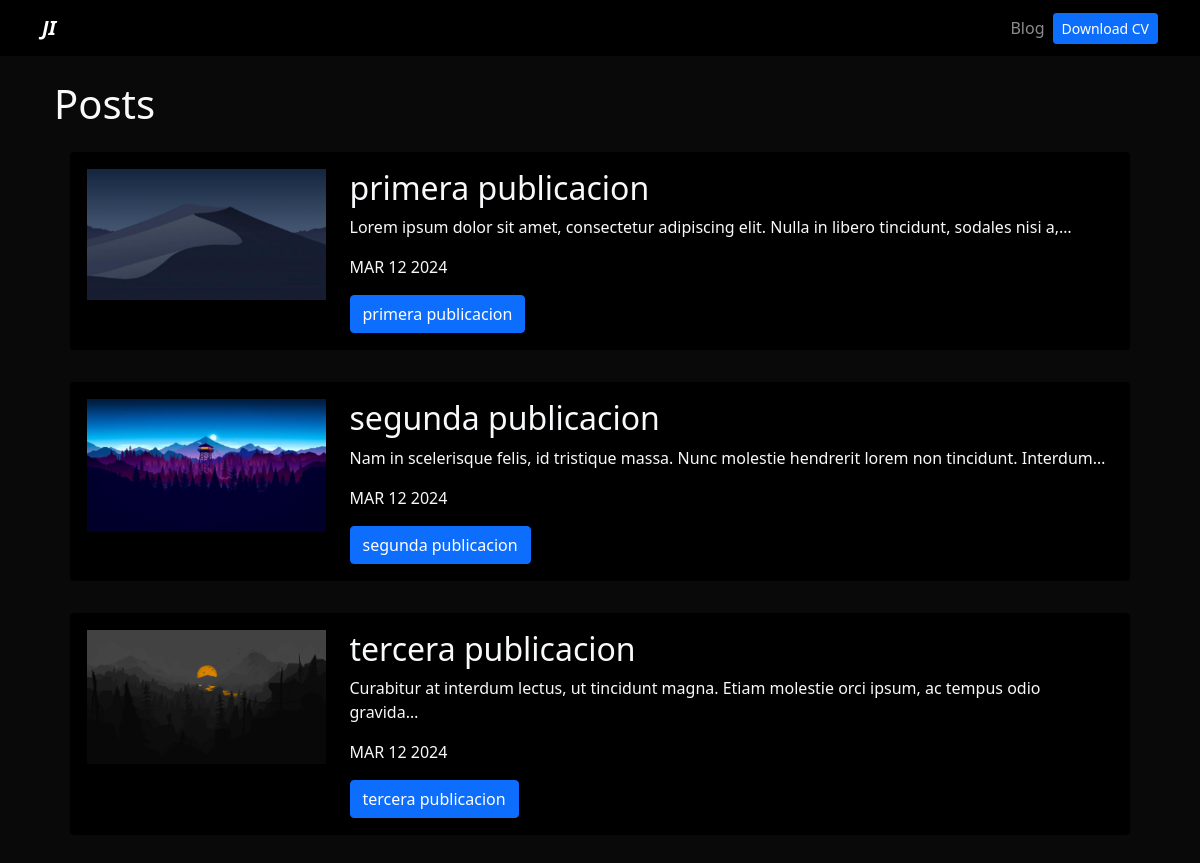
Screenshot of /blog/ with the database file from the repository.
### blog/models.py (models this page shows, shortened)
class Post(models.Model):
    title = models.CharField(max_length=100)
    description = models.TextField()
    image = models.ImageField(upload_to="blog/images")
    date = models.DateField(default=datetime.date.today)

### blog/views.py (the view)
# urls.py: path("", views.renderPosts, name="posts"),
def renderPosts(request):
    total_posts = Post.objects.count()
    posts = Post.objects.order_by("-date")
    return render(request, "blog.html", {"posts": posts, "total_posts": total_posts})

### blog/templates/blog.html
{% extends 'layout.html' %}
{% block content %}
<h1>Posts</h1>
{% for post in posts %}
<div class="p-3">
    <div class="card card-body bg-black">
        <div class="row">
            <div class="col-3">
                <img src="{{post.image.url}}" alt="{{post.title}}" class="img-fluid">
            </div>
            <div class="col-9">
                <h2>{{ post.title }}</h2>
                <p>{{ post.description|striptags|truncatechars:100 }}</p>
                <p>{{post.date|date:'M d Y'|upper}}</p>
                <a href="{% url 'blog:post_detail' post.id %}" class="btn btn-primary">{{post.title}}</a>
            </div>
        </div>
    </div>
</div>
{% endfor %}
{% endblock %}

### portafolio/templates/layout.html (shortened to what this page needs)
{% load static %}
<!DOCTYPE html>
<html lang="en">
<head>
  <link href="https://cdn.jsdelivr.net/npm/bootstrap@5.1.3/dist/css/bootstrap.min.css" rel="stylesheet"
>
    <link rel="stylesheet" href="{% static 'main.css' %}">
</head>
<body class="text-light">
  {% include 'partials/navbar.html' %}
  <div class="container p-4">
    {% block content %}
    {% endblock %}
  </div>
</body>
</html>

### portafolio/templates/partials/navbar.html (shortened to what this page needs)
{% load static %}
<nav class="navbar navbar-expand-lg navbar-dark bg-black">
  <div class="container">
    <a class="navbar-brand fw-bold fst-italic" href="/">JI</a>
    <div class="collapse navbar-collapse" id="navbarNav">
      <ul class="navbar-nav ms-auto">
        <li class="nav-item">
          <a class="nav-link" href="{% url 'blog:posts' %}">Blog</a>
        </li>
        <li class="nav-item d-flex align-items-center">
          <a href="{% static 'porta/CV_Jose_Viola.pdf' %}" class="btn btn-primary btn-sm" target="_blank">Download CV</a>
        </li>
      </ul>
    </div>
  </div>
</nav>

### portafolio/static/main.css (style rules this page uses)
body { background: #090909; }
.bg-black { background: #000; }

### rows the page displays
Post: image (picture), title "primera publicacion", description "Lorem ipsum dolor sit amet, consectetur adipiscing elit. Nulla in libero tincidunt, sodales nisi a,…", date "MAR 12 2024"
Post: image (picture), title "segunda publicacion", description "Nam in scelerisque felis, id tristique massa. Nunc molestie hendrerit lorem non tincidunt. Interdum…", date "MAR 12 2024"
Post: image (picture), title "tercera publicacion", description "Curabitur at interdum lectus, ut tincidunt magna. Etiam molestie orci ipsum, ac tempus odio gravida…", date "MAR 12 2024"
